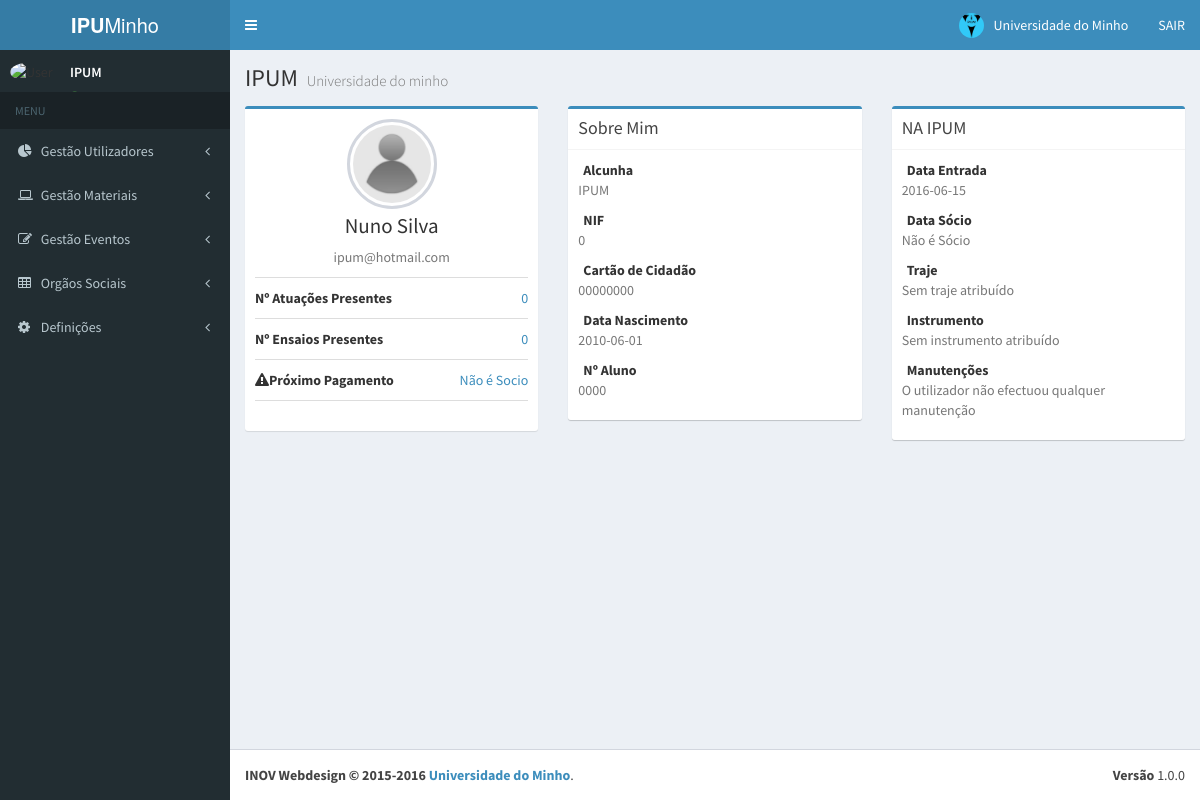
The page /utilizador/detalheUtilizador/1 on the database its author committed.
### tables this page shows
CREATE TABLE `utilizador` (
  `idUtilizador` int(11) NOT NULL AUTO_INCREMENT,
  `nome` varchar(45) DEFAULT NULL,
  `alcunha` varchar(45) DEFAULT NULL,
  `password` varchar(50) DEFAULT NULL,
  `nif` int(11) DEFAULT NULL,
  `bi` varchar(12) DEFAULT NULL,
  `dataNascimento` date DEFAULT NULL,
  `dataEntrada` date DEFAULT NULL,
  `email` varchar(45) DEFAULT NULL,
  `socio` tinyint(1) DEFAULT NULL,
  `dataSocio` date DEFAULT NULL,
  `ativo` tinyint(1) DEFAULT NULL,
  `foto` varchar(1000) DEFAULT NULL,
  `privilegio` varchar(45) DEFAULT NULL,
  `nAluno` varchar(6) DEFAULT NULL,
  PRIMARY KEY (`idUtilizador`)
);

### application/controllers/utilizador.php (called while the page is built, shortened)
<?php
class Utilizador extends CI_Controller {
    public function detalheUtilizador($id) {
        $this->load->model('utilizador_m');
        $totalAtuacoes= $this->utilizador_m->totalAtuacoesElemento($id);
        $totalEnsaios= $this->utilizador_m->totalEnsaiosElemento($id);
        $dados = $this->utilizador_m->compararIdDetalhes($id);
        $traje = $this->utilizador_m->get_traje_id($id);
        $instrumento = $this->utilizador_m->get_instrumento_id($id);
        $manutencao = $this->utilizador_m->get_manutencoes($id);
        $dataPagamento= $this->utilizador_m->proximoPagamento($id);
        if($dataPagamento==Null){
            $dataPagamento="Não é Socio";
        }else{
            $dataPagamento=$dataPagamento['dataAviso'];
        }
       $imprimirOrgaoSocial= $this->utilizador_m->imprimirOrgaoSocial($id);
        $this->load->view('includes/header_v');
        $this->load->view('utilizador_v',array('totalAtuacoes' => $totalAtuacoes, 'utilizador'=>$dados,
            'totalEnsaios'=>$totalEnsaios,'pagamento'=>$dataPagamento,'orgaosSociais'=>$imprimirOrgaoSocial, 'traje'=>$traje, 'instrumento'=>$instrumento, 'manutencao'=>$manutencao));
        $this->load->view('includes/menu_v');
        $this->load->view('includes/footer_v');
    }
}

### index.php (called while the page is built, shortened)
<?php
require_once BASEPATH.'core/CodeIgniter.php';

### application/models/utilizador_m.php (called while the page is built, shortened)
<?php
class Utilizador_m extends CI_Model {
    public function compararIdDetalhes($id) {
        $this->db->where('idUtilizador', $id);
        $query=$this->db->get('utilizador');
        return $query->row_array();
    }
    public function totalAtuacoesElemento($id) {
        $this->db->select('*');
        $this->db->where('utilizador_idUtilizador', $id);
        $this->db->where('eventos.tipo', 'atuação');
        $this->db->join('eventos', 'eventos_idEventos=idEventos', 'inner');
        $query = $this->db->get('presencasEventos');
        return $query->num_rows();
    }
    public function totalEnsaiosElemento($id) {
        $this->db->select('*');
        $this->db->where('utilizador_idUtilizador', $id);
        $this->db->where('eventos.tipo', 'ensaio');
        $this->db->join('eventos', 'eventos_idEventos=idEventos', 'inner');
        $query = $this->db->get('presencasEventos');
        return $query->num_rows();
    }
    public function imprimirOrgaoSocial($id){
        $this->db->where('utilizador_idUtilizador', $id);
        $query=$this->db->get('orgaossociais');
        return $query->result_array();
    }
    public function get_traje_id($id) {
        $this->db->select('t.*, ts_p.descricao as ts_tipo, ts_g.descricao as ts_genero, ts_t.descricao as ts_tamanho');
        $this->db->from('traje t');
        $this->db->where('t.elemento', $id);
        $this->db->join('stock_traje st', 't.st_id=st.id', 'left');
        $this->db->join('tipo_selecao ts_p', 'st.ts_tipo_id=ts_p.id', 'left');
        $this->db->join('tipo_selecao ts_g', 'st.ts_genero_id=ts_g.id', 'left');
        $this->db->join('tipo_selecao ts_t', 'st.ts_tamanho_id=ts_t.id', 'left');
        $query = $this->db->get();
        return $query->result_array();
    }
    public function get_instrumento_id($id) {
        $this->db->select('i.*, ts.descricao as instrumento');
        $this->db->from('instrumento i');
        $this->db->where('i.elemento', $id);
        $this->db->join('tipo_selecao ts', 'i.tipo_selecao_id=ts.id', 'left');
        $query = $this->db->get();
        return $query->result_array();
    }
    public function get_manutencoes($id) {
        $this->db->select('im.*, i.numero as numero, ts_i.descricao as instrumento, ts.descricao as material');
        $this->db->from('instrumento_manutencao im');
        $this->db->where('im.elemento', $id);
        $this->db->join('instrumento i', 'im.instrumento_id=i.id', 'left');
        $this->db->join('stock_produto sp', 'im.sp_material_id=sp.id', 'left');
        $this->db->join('tipo_selecao ts', 'sp.ts_tipo_material_id=ts.id', 'left');
        $this->db->join('tipo_selecao ts_i', 'i.tipo_selecao_id=ts_i.id', 'left');
        $query = $this->db->get();
        return $query->result_array();
    }
    public function proximoPagamento($idUtilizador){
        $this->db->select('*');
        $this->db->where('idUtilizador', $idUtilizador);
        $this->db->where('utilizador.socio', 1);
        $this->db->where('utilizador.ativo', 1);
        $this->db->join('quota', 'utilizador_idUtilizador=idUtilizador', 'inner');
        $this->db->where('quota.tipo', 'Não Pago');
        $query = $this->db->get('utilizador');
        return $query->row_array();
    }
}

### application/views/utilizador_v.php (the view, shortened to what this page needs)
<div class="content-wrapper">
    <section class="content-header">
        <h1>
            IPUM
            <small>Universidade do minho</small>
        </h1>
    </section>
    <section class="content">
        <div class="row">
            <div class="col-md-4">
                <div class="box box-primary">
                    <div class="box-body box-profile">
                        <img class="profile-user-img img-responsive img-circle" src="<?= base_url(); ?>uploads/<?php echo $utilizador['foto']; ?>"  alt="User profile picture" style="width:90px;height:90px;">
                        <h3 class="profile-username text-center">  <?php echo $utilizador['nome']; ?> </h3>
                        <p class="text-muted text-center"> <?php echo $utilizador['email'];  ?></p>
                        <ul class="list-group list-group-unbordered">
                            <li class="list-group-item">
                                <b>Nº Atuações Presentes</b> <a class="pull-right"><?php echo $totalAtuacoes; ?></a>
                            </li>
                            <li class="list-group-item">
                                <b>Nº Ensaios Presentes</b> <a class="pull-right"><?php echo $totalEnsaios ?></a>
                            </li>
                            <li class="list-group-item">
                                <b><i class="fa fa-warning"></i>Próximo Pagamento</b> <a class="pull-right "><?php echo $pagamento ?></a>
                            </li>
                        </ul>
                    </div>
                </div>
            </div>
            <div class="col-md-4">
                <div class="nav-tabs-custom">
                    <div class="box box-primary">
                        <div class="box-header with-border">
                            <h3 class="box-title">Sobre Mim</h3>
                        </div>
                        <div class="box-body">
                            <strong><i class=" margin-r-5"></i>Alcunha</strong>
                            <p class="text-muted"> <?php echo $utilizador['alcunha'];  ?></p>
                            <strong><i class="  margin-r-5"></i>NIF</strong>
                            <p class="text-muted"> <?php echo $utilizador['nif'];  ?></p>
                            <strong><i class="  margin-r-5"></i>Cartão de Cidadão</strong>
                            <p class="text-muted">  <?php echo $utilizador['bi'];  ?></p>
                            <strong><i class="  margin-r-5"></i> Data Nascimento</strong>
                            <p class="text-muted"> <?php echo $utilizador['dataNascimento'];  ?></p>
                            <strong><i class="  margin-r-5"></i> Nº Aluno</strong>
                            <p class="text-muted"> <?php echo $utilizador['nAluno'];  ?></p>
                        </div>
                    </div>
                </div>
            </div>
            <div class="col-md-4">
                <div class="nav-tabs-custom">
                    <div class="box box-primary">
                        <div class="box-header with-border">
                            <h3 class="box-title">NA IPUM</h3>
                        </div>
                        <div class="box-body">
                            <strong><i class="  margin-r-5"></i> Data Entrada</strong>
                            <p class="text-muted"> <?php echo $utilizador['dataEntrada'];  ?></p>
                            <strong><i class="  margin-r-5"></i> Data Sócio</strong>
                            <p class="text-muted"> <?php if($utilizador['dataSocio']!=0) { echo $utilizador['dataSocio'];}else{ echo "Não é Sócio";} ?></p>
                            <strong><i class="  margin-r-5"></i> Traje</strong>
                            <?php if ($traje != NULL) { foreach ($traje as $atribuido): ?>
                            <p class="text-muted"><?php echo $atribuido['ts_tipo'] . ' - ' . $atribuido['ts_genero'] . ' - ' . $atribuido['ts_tamanho']; ?>  </p>
                            <?php endforeach; } else {?>
                            <p class="text-muted"><?php echo "Sem traje atribuído";} ?></p>
                            <strong><i class="  margin-r-5"></i> Instrumento</strong>
                            <?php if ($instrumento != NULL) { foreach ($instrumento as $emprestado): ?>
                            <p class="text-muted"><?php echo $emprestado['instrumento']. ' - ' . $emprestado['numero']; ?> </p>
                            <?php endforeach; } else {?>
                            <p class="text-muted"><?php echo "Sem instrumento atribuído"; }?></p>
                            <strong><i class="  margin-r-5"></i> Manutenções</strong>
                             <?php if ($manutencao != NULL) { foreach ($manutencao as $manu): ?>
                            <p class="text-muted"><?php echo $manu['instrumento'] . ' - ' . $manu['numero'] . ' - ' . $manu['material']; ?> </p>
                             <?php endforeach; } else { ?>
                             <p class="text-muted"><?php echo "O utilizador não efectuou qualquer manutenção"; }?></p>
                        </div>
                    </div>
                </div>
            </div>
        </div>
    </section>
</div>

### application/views/includes/header_v.php (shortened to what this page needs)
<!DOCTYPE html>
<html>
    <head>
        <link rel="stylesheet" href="<?= base_url(); ?>assets/bootstrap/css/bootstrap.min.css">
        <link rel="stylesheet" href="https://maxcdn.bootstrapcdn.com/font-awesome/4.4.0/css/font-awesome.min.css">
        <link rel="stylesheet" href="https://code.ionicframework.com/ionicons/2.0.1/css/ionicons.min.css">
        <link rel="stylesheet" href="<?= base_url(); ?>assets/plugins/datatables/dataTables.bootstrap.css">
        <link rel="stylesheet" href="<?= base_url(); ?>assets/plugins/iCheck/all.css">
        <link rel="stylesheet" href="<?= base_url(); ?>assets/dist/css/AdminLTE.min.css">
        <link rel="stylesheet" href="<?= base_url(); ?>assets/dist/css/skins/_all-skins.min.css">
        <link rel="stylesheet" href="<?= base_url(); ?>assets/plugins/iCheck/flat/blue.css">
        <link rel="stylesheet" href="<?= base_url(); ?>assets/plugins/morris/morris.css">
        <link rel="stylesheet" href="<?= base_url(); ?>assets/plugins/jvectormap/jquery-jvectormap-1.2.2.css">
        <link rel="stylesheet" href="//code.jquery.com/ui/1.11.4/themes/smoothness/jquery-ui.css">
    </head>
    <body class="hold-transition skin-blue sidebar-mini">
        <div class="wrapper">
            <header class="main-header">
                <a href="<?= base_url(); ?>utilizador" class="logo">
                    <span class="logo-lg"><b>IPU</b>Minho</span>
                </a>
                <nav class="navbar navbar-static-top" role="navigation">
                    <a href="#" class="sidebar-toggle" data-toggle="offcanvas" role="button">
                    </a>
                    <div class="navbar-custom-menu">
                        <ul class="nav navbar-nav">
                            <li class="dropdown user user-menu">
                                <a href="<?= base_url(); ?>utilizador" class="dropdown-toggle">
                                    <img src="<?= base_url(); ?>assets/dist/img/IPUM.jpg" class="user-image" alt="User Image">
                                    <span class="hidden-xs">Universidade do Minho</span>
                                </a>
                            </li>
                            <li>
                                <a href="<?= base_url(); ?>utilizador/logout" > <span class="hidden-xs">SAIR</span></a>
                            </li>
                        </ul>
                    </div>
                </nav>
            </header>

### application/views/includes/menu_v.php (shortened to what this page needs)
<aside class="main-sidebar">
    <section class="sidebar">
        <div class="user-panel">
            <div class="pull-left image">
                <img src="<?= base_url(); ?>uploads/<?php echo $this->session ->userdata('foto'); ?> "  class="img-circle caixa_corte" alt="User Image" style="width:90px;height:50px;">
            </div>
            <div class="pull-left info">
                <p>IPUM</p>
                <a href="<?= base_url(); ?>utilizador/detalheUtilizador/<?php echo $this->session ->userdata('id'); ?>"><i class="fa fa-circle text-success"></i> Online</a>
            </div>
        </div>
        <ul class="sidebar-menu">
            <li class="header">MENU</li>
            <li class="treeview">
                <a href="#">
                    <i class="fa fa-pie-chart"></i>
                    <span>Gestão Utilizadores</span>
                    <i class="fa fa-angle-left pull-right"></i>
                </a>
            </li>
            <li class="treeview">
                <a href="#">
                    <i class="fa fa-laptop"></i>
                    <span>Gestão Materiais</span>
                    <i class="fa fa-angle-left pull-right"></i>
                </a>
            </li>
            <li class="treeview">
                <a href="#">
                    <i class="fa fa-edit"></i> <span>Gestão Eventos</span>
                    <i class="fa fa-angle-left pull-right"></i>
                </a>
            </li>
            <li class="treeview">
                <a href="#">
                    <i class="fa fa-table"></i> <span>Orgãos Sociais</span>
                    <i class="fa fa-angle-left pull-right"></i>
                </a>
            </li>
            <li class="treeview">
                <a href="#">
                    <i class="fa fa-gear"></i> <span>Definições</span>
                    <i class="fa fa-angle-left pull-right"></i>
                </a>
            </li>
        </ul>
    </section>
</aside>

### application/views/includes/footer_v.php (shortened to what this page needs)
<footer class="main-footer">
    <div class="pull-right hidden-xs">
        <b>Versão</b> 1.0.0
    </div>
    <strong>INOV Webdesign &copy; 2015-2016 <a href="https://www.uminho.pt/PT">Universidade do Minho</a></strong>.
</footer>
</body>
</html>

### rows shown on the page
utilizador: foto (picture), nome "Nuno Silva", email "ipum@hotmail.com", alcunha "IPUM", nif "0", bi "00000000", dataNascimento "2010-06-01", nAluno "0000", dataEntrada "2016-06-15"

### other values the page prints
$totalAtuacoes "0"
$totalEnsaios "0"
$pagamento "Não é Socio"
